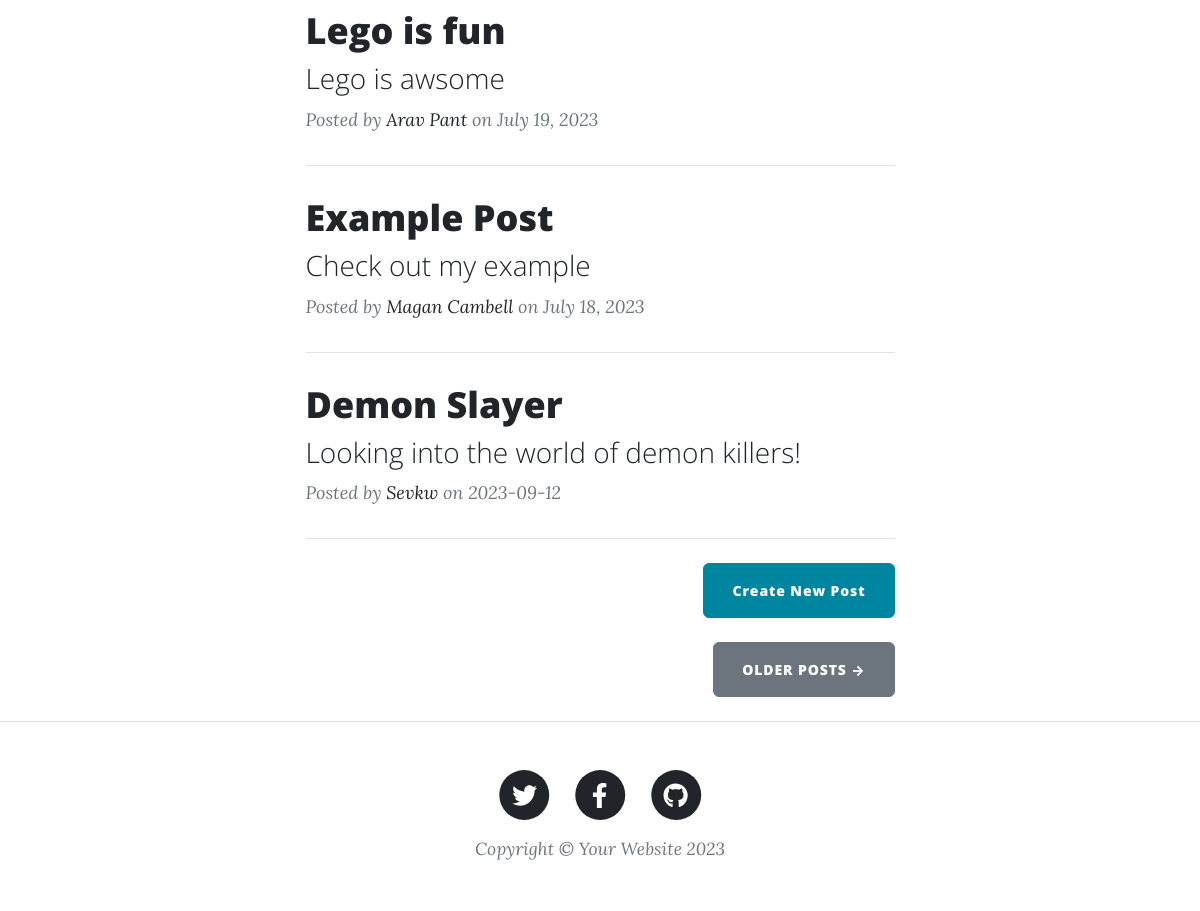
Before: / (lower part) with the older database file.
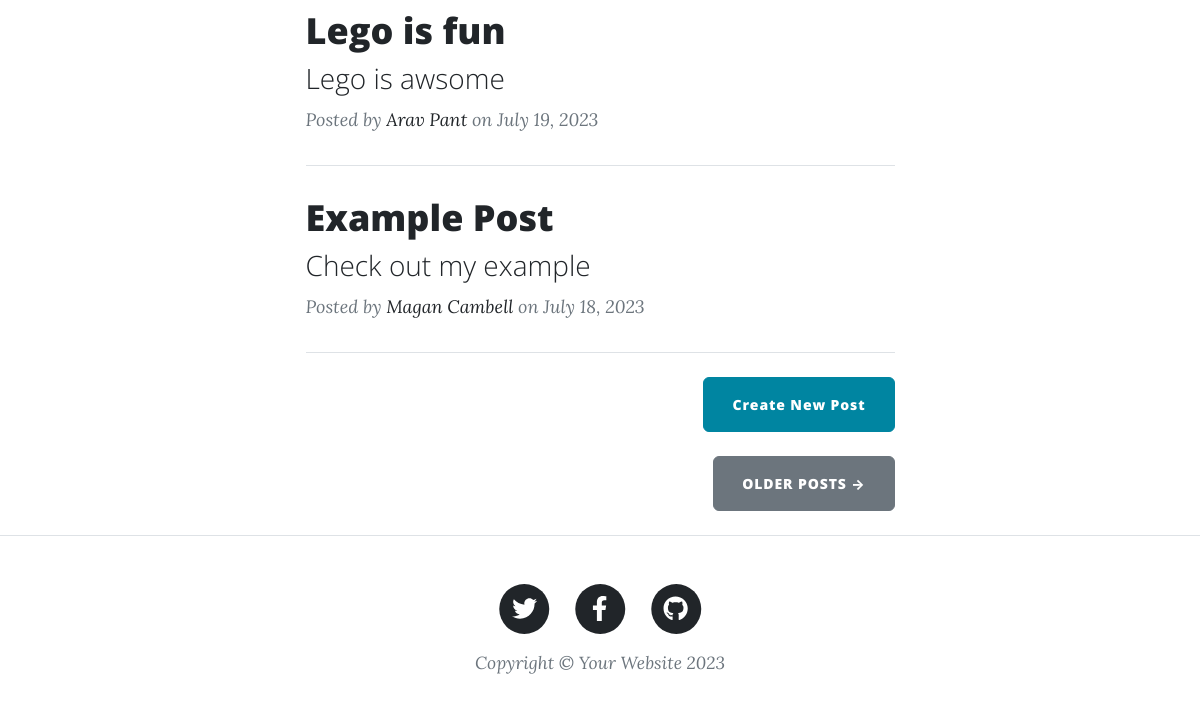
After: the same page with the newer database file.
### main.py (models this page shows)
class BlogPost(db.Model):
    id = db.Column(db.Integer, primary_key=True)
    title = db.Column(db.String(250), unique=True, nullable=False)
    subtitle = db.Column(db.String(250), nullable=False)
    date = db.Column(db.String(250), nullable=False)
    body = db.Column(db.Text, nullable=False)
    author = db.Column(db.String(250), nullable=False)
    img_url = db.Column(db.String(250), nullable=False)

### main.py (the view)
@app.route('/')
def get_all_posts():
    posts = db.session.execute(db.select(BlogPost).order_by(BlogPost.date.desc())).scalars().all()
    return render_template("index.html", all_posts=posts)

### templates/index.html (shortened to what this page needs)
{% include "header.html" %}
<div class="container px-4 px-lg-5">
  <div class="row gx-4 gx-lg-5 justify-content-center">
    <div class="col-md-10 col-lg-8 col-xl-7">
      {% for post in all_posts %}
      <div class="post-preview">
        <a href="{{ url_for('show_post', post_id=post.id) }}">
          <h2 class="post-title">{{ post.title }}</h2>
          <h3 class="post-subtitle">{{ post.subtitle }}</h3>
        </a>
        <p class="post-meta">
          Posted by
          <a href="#">{{post.author}}</a>
          on {{post.date}}
        </p>
      </div>
      <hr class="my-4" />
      {% endfor %}
      <div class="d-flex justify-content-end mb-4">
        <a
          class="btn btn-primary float-right"
          href="{{ url_for('add_new_post') }}"
          >Create New Post</a
        >
      </div>
      <div class="d-flex justify-content-end mb-4">
        <a class="btn btn-secondary text-uppercase" href="#!">Older Posts →</a>
      </div>
    </div>
  </div>
</div>
{% include "footer.html" %}

### templates/header.html (shortened to what this page needs)
<!DOCTYPE html>
<html lang="en">
  <head>
    {% block styles %}
    {{ bootstrap.load_css() }}
    <link
      href="{{ url_for('static', filename='css/styles.css') }}"
      rel="stylesheet"
    />
    {% endblock %}
  </head>
  <body>

### templates/footer.html (shortened to what this page needs)
        <footer class="border-top">
          <div class="container px-4 px-lg-5">
              <div class="row gx-4 gx-lg-5 justify-content-center">
                  <div class="col-md-10 col-lg-8 col-xl-7">
                      <ul class="list-inline text-center">
                          <li class="list-inline-item">
                              <a href="#!">
                                  <span class="fa-stack fa-lg">
                                      <i class="fas fa-circle fa-stack-2x"></i>
                                      <i class="fab fa-twitter fa-stack-1x fa-inverse"></i>
                                  </span>
                              </a>
                          </li>
                          <li class="list-inline-item">
                              <a href="#!">
                                  <span class="fa-stack fa-lg">
                                      <i class="fas fa-circle fa-stack-2x"></i>
                                      <i class="fab fa-facebook-f fa-stack-1x fa-inverse"></i>
                                  </span>
                              </a>
                          </li>
                          <li class="list-inline-item">
                              <a href="#!">
                                  <span class="fa-stack fa-lg">
                                      <i class="fas fa-circle fa-stack-2x"></i>
                                      <i class="fab fa-github fa-stack-1x fa-inverse"></i>
                                  </span>
                              </a>
                          </li>
                      </ul>
                      <div class="small text-center text-muted fst-italic">Copyright &copy; Your Website 2023</div>
                  </div>
              </div>
          </div>
      </footer>
  </body>
</html>

Changed rows visible on the page:
removed BlogPost: title "Demon Slayer", subtitle "Looking into the world of demon killers!", author "Sevkw", date "2023-09-12"
